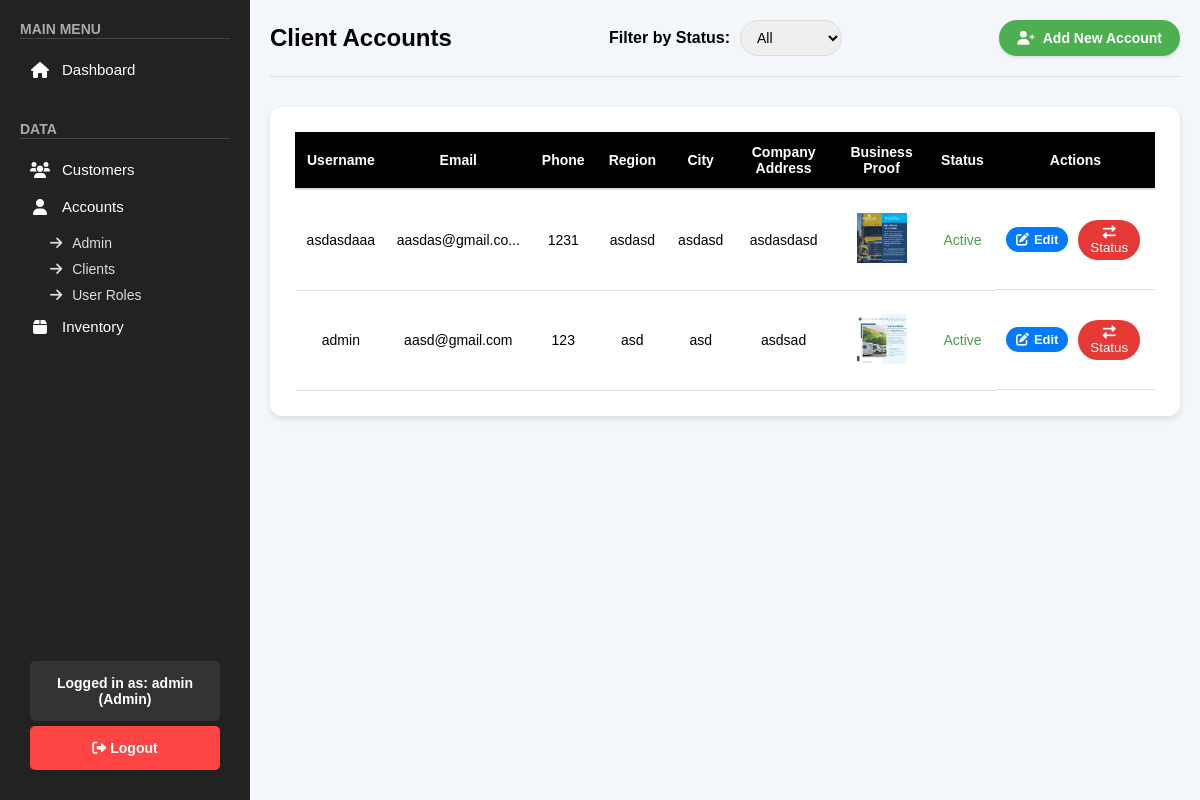
The app's page /public/pages/accounts_clients.php (signed in) with its own data.
### tables this page shows
CREATE TABLE `clients_accounts` (
  `id` int(11) NOT NULL,
  `username` varchar(100) NOT NULL,
  `password` varchar(255) NOT NULL,
  `email` varchar(100) NOT NULL,
  `phone` varchar(20) NOT NULL,
  `region` varchar(50) DEFAULT NULL,
  `city` varchar(50) DEFAULT NULL,
  `company_address` text DEFAULT NULL,
  `business_proof` text DEFAULT NULL,
  `status` enum('Pending','Active','Rejected','Inactive') NOT NULL DEFAULT 'Pending',
  `created_at` timestamp NOT NULL DEFAULT current_timestamp()
);

### public/pages/accounts_clients.php (the view, shortened to what this page needs)
<?php
include "../../backend/check_role.php";
$sql = "SELECT id, username, email, phone, region, city, company_address, business_proof, status, created_at FROM clients_accounts WHERE status != 'archived'";
$sql .= " ORDER BY
    CASE
        WHEN status = 'Active' THEN 1
        WHEN status = 'Pending' THEN 2
        WHEN status = 'Rejected' THEN 3
        WHEN status = 'Inactive' THEN 4
    END, created_at ASC";
$stmt = $conn->prepare($sql);
$stmt->execute();
$result = $stmt->get_result();
function truncate($text, $max = 15) {
    return (strlen($text) > $max) ? substr($text, 0, $max) . '...' : $text;
}
?>
<!DOCTYPE html>
<html lang="en">
<head>
    <link rel="stylesheet" href="/top_exchange/public/css/accounts.css">
    <link rel="stylesheet" href="/top_exchange/public/css/sidebar.css">
    <link rel="stylesheet" href="https://cdnjs.cloudflare.com/ajax/libs/font-awesome/6.0.0/css/all.min.css">
    <link rel="stylesheet" href="https://cdnjs.cloudflare.com/ajax/libs/toastr.js/latest/toastr.min.css">
    <link rel="stylesheet" href="/top_exchange/public/css/accounts_clients.css">
</head>
<body>
    <?php include '../sidebar.php'; ?>
    <div class="main-content">
        <div class="accounts-header">
            <h1>Client Accounts</h1>
            <div class="filter-section">
                <label for="statusFilter">Filter by Status:</label>
                <select id="statusFilter" onchange="filterByStatus()">
                    <option value="">All</option>
                </select>
            </div>
            <button onclick="openAddAccountForm()" class="add-account-btn">
                <i class="fas fa-user-plus"></i> Add New Account
            </button>
        </div>
        <div class="accounts-table-container">
            <table class="accounts-table">
                <thead>
                    <tr>
                        <th>Username</th>
                        <th>Email</th>
                        <th>Phone</th>
                        <th>Region</th>
                        <th>City</th>
                        <th>Company Address</th>
                        <th>Business Proof</th>
                        <th>Status</th>
                        <th>Actions</th>
                    </tr>
                </thead>
                <tbody>
                    <?php if ($result && $result->num_rows > 0): ?>
                        <?php while ($row = $result->fetch_assoc()): ?>
                            <tr>
                                <td><?= htmlspecialchars(truncate($row['username'] ?? 'N/A')) ?></td>
                                <td><?= htmlspecialchars(truncate($row['email'] ?? 'N/A')) ?></td>
                                <td><?= htmlspecialchars(truncate($row['phone'] ?? 'N/A')) ?></td>
                                <td><?= htmlspecialchars(truncate($row['region'] ?? 'N/A')) ?></td>
                                <td><?= htmlspecialchars(truncate($row['city'] ?? 'N/A')) ?></td>
                                <td><?= htmlspecialchars(truncate($row['company_address'] ?? 'N/A')) ?></td>
                                <td class="photo-album">
                                    <?php
                                    $proofs = json_decode($row['business_proof'], true);
                                    if ($proofs) {
                                        foreach ($proofs as $proof) {
                                            echo '<img src="' . htmlspecialchars($proof) . '" alt="Business Proof" width="50" onclick="openModal(this)">';
                                        }
                                    }
                                    ?>
                                </td>
                                <td class="<?= 'status-' . strtolower($row['status'] ?? 'pending') ?>"><?= htmlspecialchars($row['status'] ?? 'Pending') ?></td>
                                <td class="action-buttons">
                                <?php
                                    $business_proof_json = htmlspecialchars(json_encode($row['business_proof']), ENT_QUOTES);
                                ?>
                                <button class="edit-btn"
                                    onclick='openEditAccountForm(
                                        <?= $row["id"] ?>,
                                        <?= json_encode($row["username"]) ?>,
                                        <?= json_encode($row["email"]) ?>,
                                        <?= json_encode($row["phone"]) ?>,
                                        <?= json_encode($row["region"]) ?>,
                                        <?= json_encode($row["city"]) ?>,
                                        <?= json_encode($row["company_address"]) ?>,
                                        <?= $business_proof_json ?>
                                    )'>
                                    <i class="fas fa-edit"></i> Edit
                                </button>
                                    <button class="status-btn" onclick="openStatusModal(<?= $row['id'] ?>, '<?= htmlspecialchars($row['username']) ?>', '<?= htmlspecialchars($row['email']) ?>')">
                                        <i class="fas fa-exchange-alt"></i> Status
                                    </button>
                                </td>
                            </tr>
                        <?php endwhile; ?>
                    <?php else: ?>
                        <tr>
                            <td colspan="9" class="no-accounts">No accounts found.</td>
                        </tr>
                    <?php endif; ?>
                </tbody>
            </table>
        </div>
    </div>
</body>
</html>

### public/css/accounts.css (style rules this page uses)
body { font-family: Arial, sans-serif; background-color: #f3f6fb; margin: 0; box-sizing: border-box; }
.accounts-header { display: flex; justify-content: space-between; align-items: center; margin-bottom: 30px; padding-bottom: 20px; border-bottom: 1px solid #ddd; }
.accounts-header h1 { font-size: 24px; font-weight: bold; display: flex; align-items: center; gap: 12px; }
.add-account-btn { padding: 10px 18px; font-size: 14px; border: none; font-weight: bold; color: white; background-color: #4CAF50; border-radius: 20px; text-decoration: none; transition: 0.3s; display: flex; align-items: center; gap: 8px; box-shadow: 0px 2px 3px rgba(0, 0, 0, 0.1); }
.accounts-table-container { background-color: #ffffff; padding: 25px; border-radius: 12px; box-shadow: 0px 3px 6px rgba(0, 0, 0, 0.1); }
.accounts-table { width: 100%; border-collapse: collapse; font-size: 14px; }
.accounts-table th { background-color: black; color: white; font-weight: bold; padding: 12px; text-align: center; border-bottom: 2px solid #ddd; }
.accounts-table td { padding: 10px; text-align: center; border-bottom: 1px solid #e0e0e0; }
.action-buttons { display: flex; justify-content: center; gap: 10px; }
.edit-btn, .delete-btn { padding: 6px 14px; font-size: 13px; font-weight: 600; border-radius: 20px; text-decoration: none; transition: background-color 0.3s; display: flex; align-items: center; gap: 5px; border: none; }
.edit-btn { background-color: #2980b9; color: white; }

### public/css/sidebar.css (style rules this page uses)
* { margin: 0; padding: 0; box-sizing: border-box; font-family: Arial, sans-serif; text-decoration: none; }
.main-content { margin-left: 250px; padding: 20px; }

### public/css/accounts_clients.css (style rules this page uses)
::placeholder { color: gray; }
.photo-album img { margin: 5px; cursor: pointer; }
.action-buttons { display: flex; gap: 5px; height: 100%; align-items: center; justify-content: center; min-height: 100px; }
.accounts-table td, .accounts-table th { vertical-align: middle !important; }
.accounts-header { display: flex; justify-content: space-between; align-items: center; flex-wrap: wrap; }
.status-active { color: #45A049; }
.action-buttons button, .modal-buttons button { border-radius: 80px; border: none; padding: 5px 10px; cursor: pointer; margin-right: 5px; height: 100%; }
.edit-btn { background-color: #007bff; color: white; }
.status-btn, .reject-btn { background-color: #e53935; color: white; }
.accounts-table-container { display: flex; justify-content: center; align-items: center; }
.filter-section { display: flex; align-items: center; }
.filter-section label { margin-right: 10px; font-weight: bold; }
.filter-section select { padding: 8px 12px; border-radius: 20px; border: 1px solid #ddd; font-size: 14px; }

### records on screen
clients_accounts: username "asdasdaaa", email "aasdas@gmail.co...", phone "1231", region "asdasd", city "asdasd", company_address "asdasdasd", shows a picture, status "Active"
clients_accounts: username "admin", email "aasd@gmail.com", phone "123", region "asd", city "asd", company_address "asdsad", shows a picture, status "Active"

### other values on screen
$_SESSION['username'] "admin"
$role "Admin"
